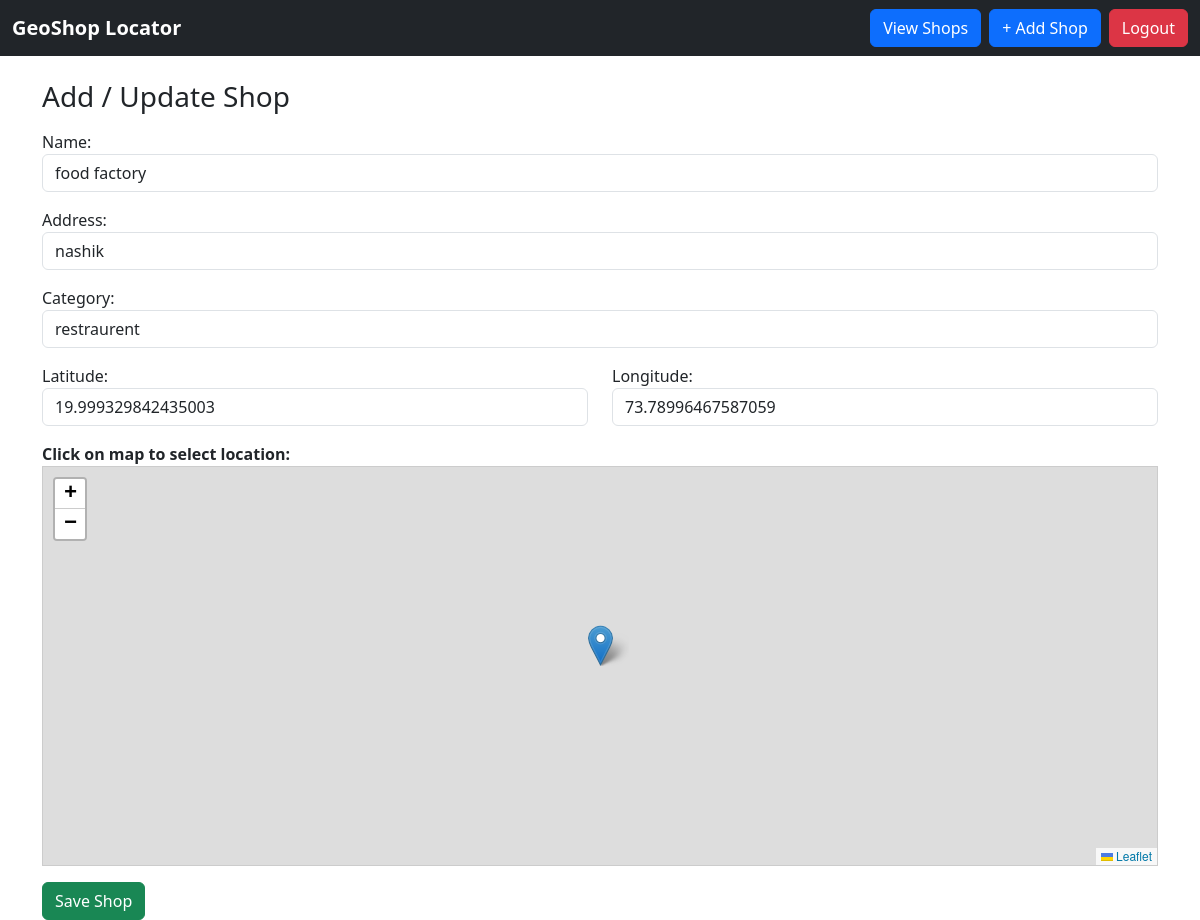
/update/5/ (signed in), run on the app's committed database.
### shop/models.py (models this page shows, shortened)
class Shop(models.Model):
    owner = models.ForeignKey(User, on_delete=models.CASCADE)
    name = models.CharField(max_length=200)
    address = models.CharField(max_length=250)
    category = models.CharField(max_length=100)
    latitude = models.FloatField()
    longitude = models.FloatField()

### shop/views.py (the view)
# urls.py: path("update/<int:pk>/", update_shop, name="update_shop"),
@login_required
def update_shop(request, pk):
    shop = get_object_or_404(Shop, pk=pk, owner=request.user)
    if request.method == "POST":
        form = ShopForm(request.POST, instance=shop)
        if form.is_valid():
            form.save()
            return redirect("shop_map")
    else:
        form = ShopForm(instance=shop)
    return render(request, "shop_form.html", {"form": form})

### shop/forms.py
class ShopForm(forms.ModelForm):
    class Meta:
        model = Shop
        fields = ['name', 'address', 'category', 'latitude', 'longitude']
        widgets = {
            'name': forms.TextInput(attrs={
                'class': 'form-control',
                'placeholder': 'Enter shop name'
            }),
            'address': forms.TextInput(attrs={
                'class': 'form-control',
                'placeholder': 'Enter full address'
            }),
            'category': forms.TextInput(attrs={
                'class': 'form-control',
                'placeholder': 'E.g., Medical, Restaurant, Clothing'
            }),
            'latitude': forms.NumberInput(attrs={
                'class': 'form-control',
                'step': '0.000001',
                'placeholder': 'Click on map to auto-fill'
            }),
            'longitude': forms.NumberInput(attrs={
                'class': 'form-control',
                'step': '0.000001',
                'placeholder': 'Click on map to auto-fill'
            }),
        }

### shop/templates/shop_form.html (shortened to what this page needs)
{% extends "base.html" %}
{% block content %}
<h3>Add / Update Shop</h3>
<form method="POST" class="mt-3">
    <div class="mb-3">
        {{ form.name.label_tag }}
        {{ form.name }}
    </div>
    <div class="mb-3">
        {{ form.address.label_tag }}
        {{ form.address }}
    </div>
    <div class="mb-3">
        {{ form.category.label_tag }}
        {{ form.category }}
    </div>
    <div class="row mb-3">
        <div class="col-md-6">
            {{ form.latitude.label_tag }}
            {{ form.latitude }}
        </div>
        <div class="col-md-6">
            {{ form.longitude.label_tag }}
            {{ form.longitude }}
        </div>
    </div>
    <label class="fw-bold">Click on map to select location:</label>
    <div id="map" style="height: 400px; border: 1px solid #ccc;"></div>
    <button class="btn btn-success mt-3">Save Shop</button>
</form>
{% endblock %}

### shop/templates/base.html (style rules this page uses)
#map { height: 600px; width: 100%; }

### data on the page
Shop: name "food factory", address "nashik", category "restraurent", latitude "19.999329842435003", longitude "73.78996467587059"
